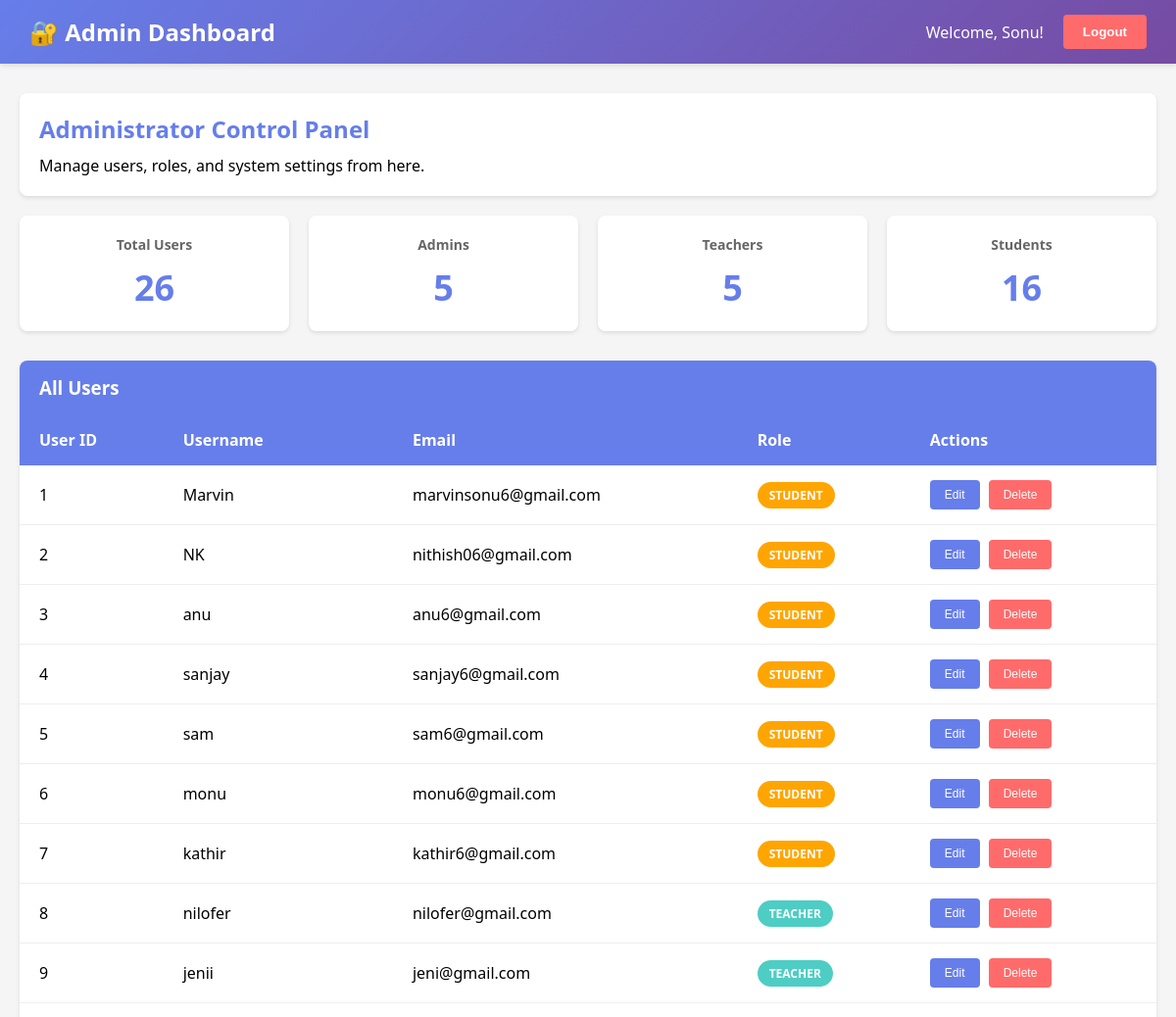
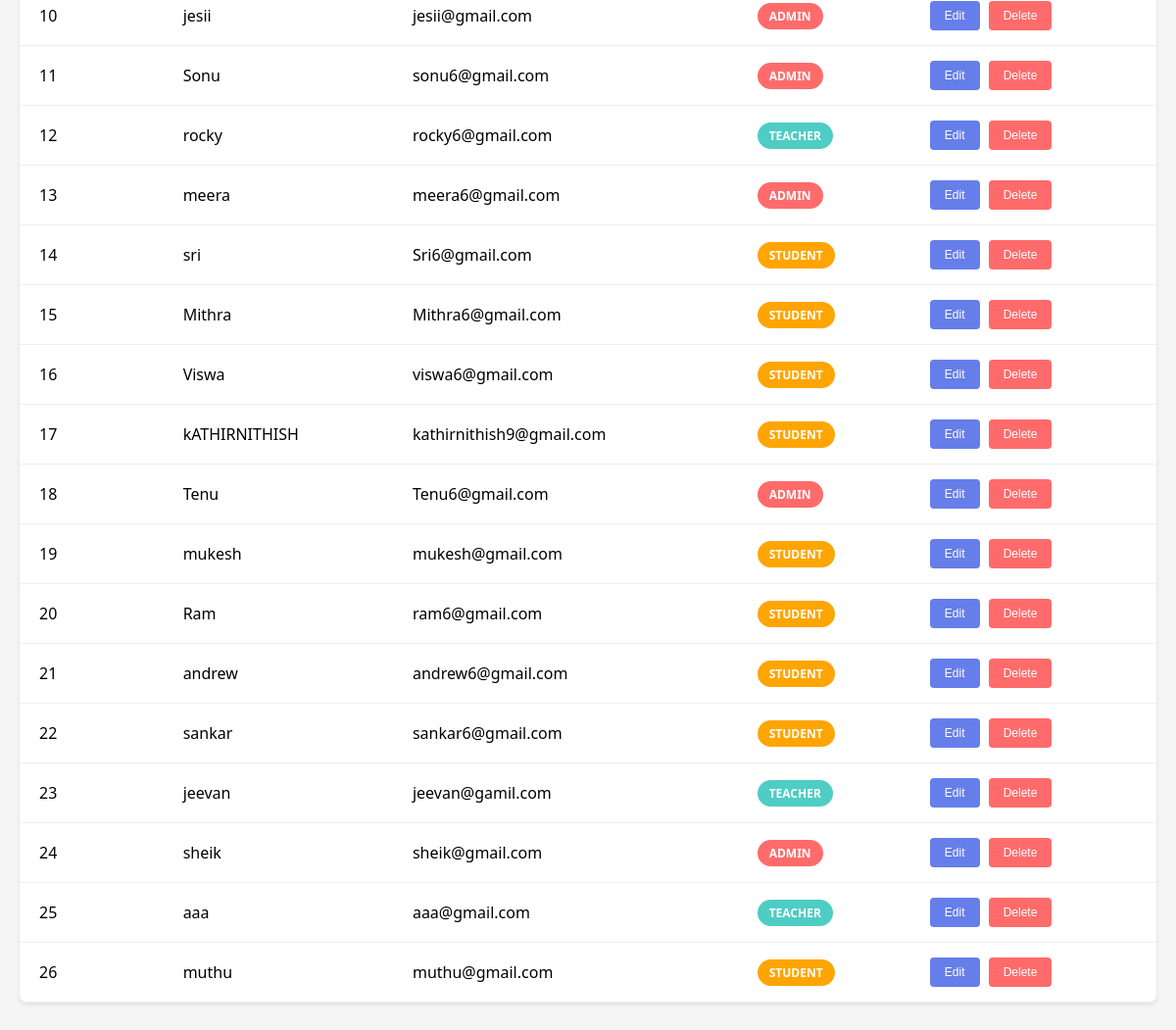
The app's page /admin-dashboard (signed in), older data (2 pictures, top to bottom).
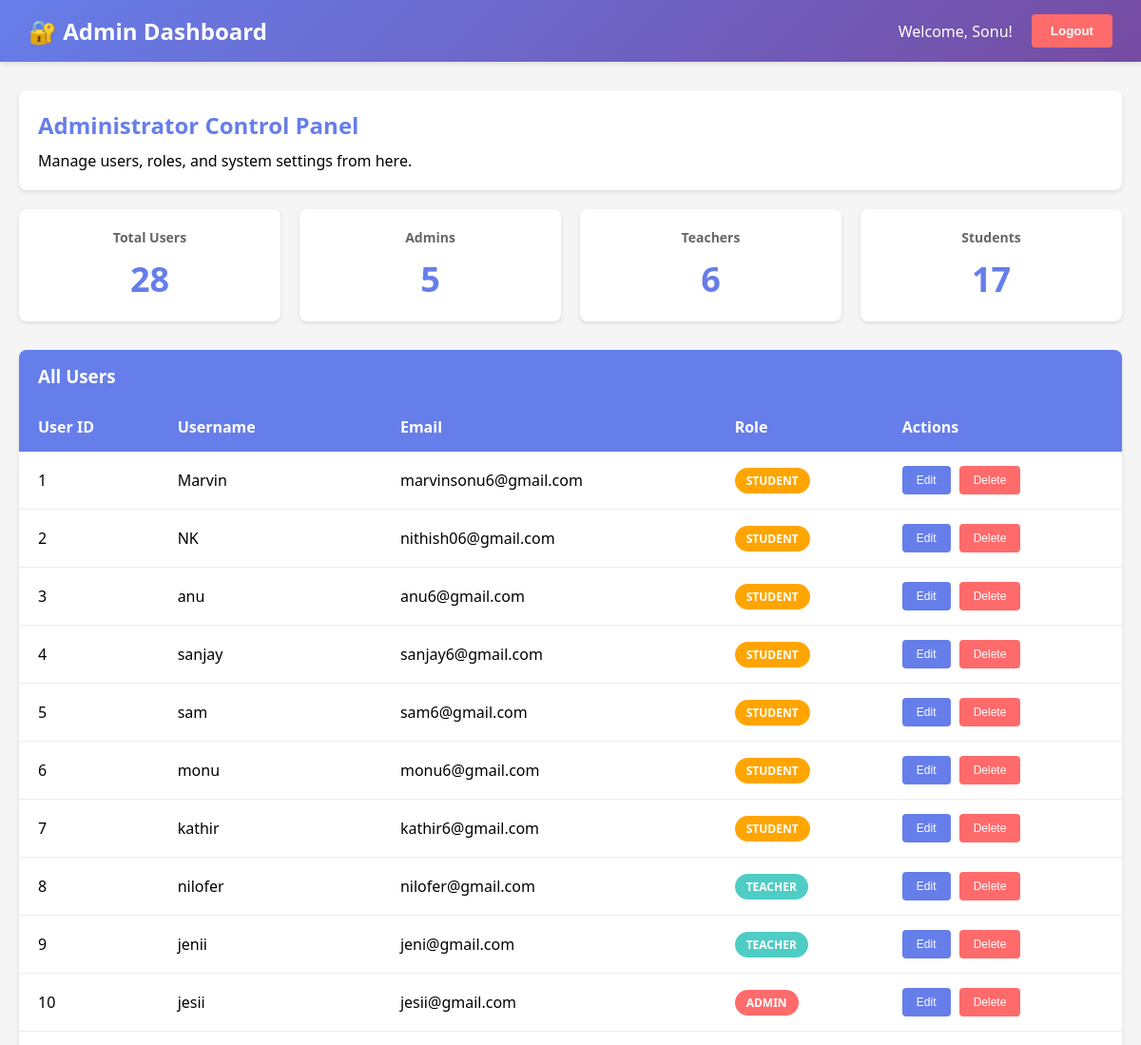
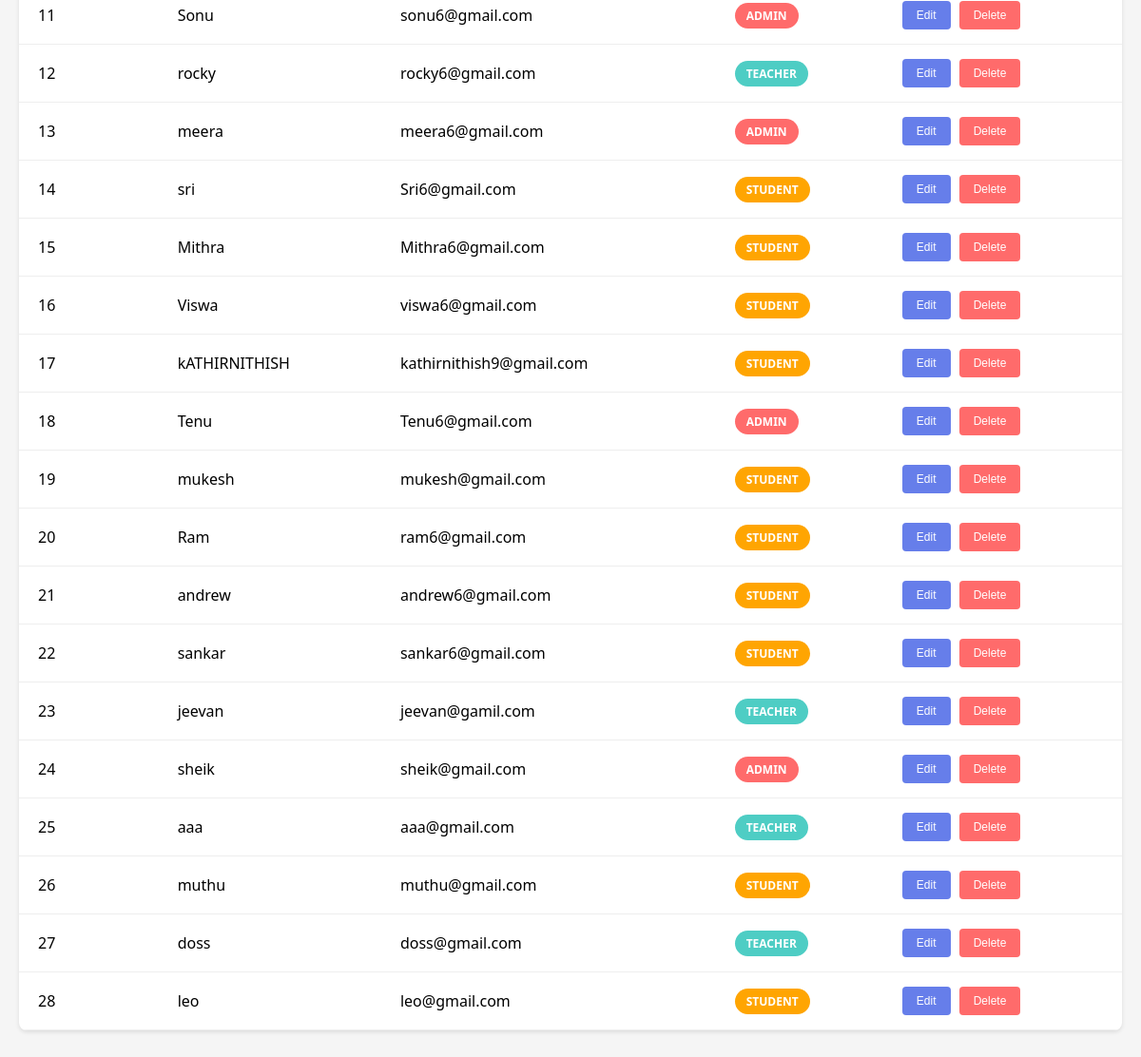
The same page, newer data (2 pictures, top to bottom).
### controller/model.py (models this page shows)
class User(db.Model):
    __tablename__ = 'users'
    user_id = db.Column(db.Integer, primary_key=True, autoincrement=True)
    username = db.Column(db.String(150), unique=True, nullable=False)
    email = db.Column(db.String(150), unique=True, nullable=False)
    password = db.Column(db.String(150), nullable=False)

class Role(db.Model):
    __tablename__ = 'roles'
    role_id = db.Column(db.Integer, primary_key=True, autoincrement=True)
    name = db.Column(db.String(50), unique=True, nullable=False)

### app.py (the view)
@app.route('/admin-dashboard')
@login_required
def admin_dashboard():
    if session.get('role_id') != 1:
        flash("Unauthorized access", "danger")
        return redirect(url_for('login'))
    users = db.session.query(User, UserRole, Role).join(
        UserRole, User.user_id == UserRole.user_id
    ).join(
        Role, UserRole.role_id == Role.role_id
    ).all()
    return render_template('admin_dashboard.html', users=users)

### app.py (called while the page is built)
def login_required(f):
    @wraps(f)
    def decorated_function(*args, **kwargs):
        if 'user_id' not in session:
            flash("Please login first", "warning")
            return redirect(url_for('login'))
        return f(*args, **kwargs)
    return decorated_function

### templates/admin_dashboard.html (shortened to what this page needs)
<!DOCTYPE html>
<html lang="en">
<head>
</head>
<body>
    <div class="navbar">
        <h1>🔐 Admin Dashboard</h1>
        <div class="nav-right">
            <span>Welcome, {{ session.get('username') }}!</span>
            <a href="{{ url_for('logout') }}">
                <button class="logout-btn">Logout</button>
            </a>
        </div>
    </div>
    <div class="container">
        <div class="welcome-box">
            <h2>Administrator Control Panel</h2>
            <p>Manage users, roles, and system settings from here.</p>
        </div>
        <div class="stats">
            {% set total_users = users|length %}
            {% set admin_count = users|selectattr('UserRole.role_id', 'equalto', 1)|list|length %}
            {% set teacher_count = users|selectattr('UserRole.role_id', 'equalto', 2)|list|length %}
            {% set student_count = users|selectattr('UserRole.role_id', 'equalto', 3)|list|length %}
            <div class="stat-card">
                <h3>Total Users</h3>
                <div class="number">{{ total_users }}</div>
            </div>
            <div class="stat-card">
                <h3>Admins</h3>
                <div class="number">{{ admin_count }}</div>
            </div>
            <div class="stat-card">
                <h3>Teachers</h3>
                <div class="number">{{ teacher_count }}</div>
            </div>
            <div class="stat-card">
                <h3>Students</h3>
                <div class="number">{{ student_count }}</div>
            </div>
        </div>
        <div class="users-table">
            <div class="table-header">
                <h3>All Users</h3>
            </div>
            {% if users %}
                <table>
                    <thead>
                        <tr>
                            <th>User ID</th>
                            <th>Username</th>
                            <th>Email</th>
                            <th>Role</th>
                            <th>Actions</th>
                        </tr>
                    </thead>
                    <tbody>
                        {% for user, user_role, role in users %}
                            <tr>
                                <td>{{ user.user_id }}</td>
                                <td>{{ user.username }}</td>
                                <td>{{ user.email }}</td>
                                <td>
                                    {% if role.role_id == 1 %}
                                        <span class="role-badge role-admin">{{ role.name }}</span>
                                    {% elif role.role_id == 2 %}
                                        <span class="role-badge role-teacher">{{ role.name }}</span>
                                    {% else %}
                                        <span class="role-badge role-student">{{ role.name }}</span>
                                    {% endif %}
                                </td>
                                <td>
                                    <button class="action-btn edit-btn">Edit</button>
                                    <button class="action-btn delete-btn">Delete</button>
                                </td>
                            </tr>
                        {% endfor %}
                    </tbody>
                </table>
            {% else %}
                <div class="no-data">
                    <p>No users found in the system.</p>
                </div>
            {% endif %}
        </div>
    </div>
</body>
</html>

### templates/admin_dashboard.html (style rules this page uses)
* { margin: 0; padding: 0; box-sizing: border-box; }
body { font-family: 'Segoe UI', Tahoma, Geneva, Verdana, sans-serif; background: #f5f5f5; }
.navbar { background: linear-gradient(135deg, #667eea 0%, #764ba2 100%); color: white; padding: 15px 30px; display: flex; justify-content: space-between; align-items: center; box-shadow: 0 2px 5px rgba(0,0,0,0.1); }
.navbar h1 { font-size: 24px; }
.nav-right { display: flex; gap: 20px; align-items: center; }
.logout-btn { background: #ff6b6b; color: white; border: none; padding: 10px 20px; border-radius: 4px; cursor: pointer; font-weight: bold; transition: background 0.3s; }
.container { max-width: 1200px; margin: 30px auto; padding: 0 20px; }
.welcome-box { background: white; padding: 20px; border-radius: 8px; margin-bottom: 20px; box-shadow: 0 2px 4px rgba(0,0,0,0.1); }
.welcome-box h2 { color: #667eea; margin-bottom: 10px; }
.stats { display: grid; grid-template-columns: repeat(auto-fit, minmax(200px, 1fr)); gap: 20px; margin-bottom: 30px; }
.stat-card { background: white; padding: 20px; border-radius: 8px; box-shadow: 0 2px 4px rgba(0,0,0,0.1); text-align: center; }
.stat-card h3 { color: #666; font-size: 14px; margin-bottom: 10px; }
.stat-card .number { font-size: 36px; font-weight: bold; color: #667eea; }
.users-table { background: white; border-radius: 8px; overflow: hidden; box-shadow: 0 2px 4px rgba(0,0,0,0.1); }
.table-header { background: #667eea; color: white; padding: 15px 20px; }
table { width: 100%; border-collapse: collapse; }
th { background: #667eea; color: white; padding: 15px 20px; text-align: left; font-weight: bold; }
td { padding: 15px 20px; border-bottom: 1px solid #eee; }
.role-badge { display: inline-block; padding: 5px 12px; border-radius: 20px; font-size: 12px; font-weight: bold; text-transform: uppercase; }
.role-admin { background: #ff6b6b; color: white; }
.role-teacher { background: #4ecdc4; color: white; }
.role-student { background: #ffa502; color: white; }
.action-btn { padding: 8px 15px; border: none; border-radius: 4px; cursor: pointer; font-size: 12px; margin-right: 5px; transition: opacity 0.3s; }
.edit-btn { background: #667eea; color: white; }
.delete-btn { background: #ff6b6b; color: white; }

Row changes from the older to the newer data that the page shows:
added User: user_id "27", username "doss", email "doss@gmail.com", name "TEACHER"
added User: user_id "28", username "leo", email "leo@gmail.com", name "STUDENT"
Text that changed along with them:
{{ total_users }}: "26" → "28"
{{ teacher_count }}: "5" → "6"
{{ student_count }}: "16" → "17"
